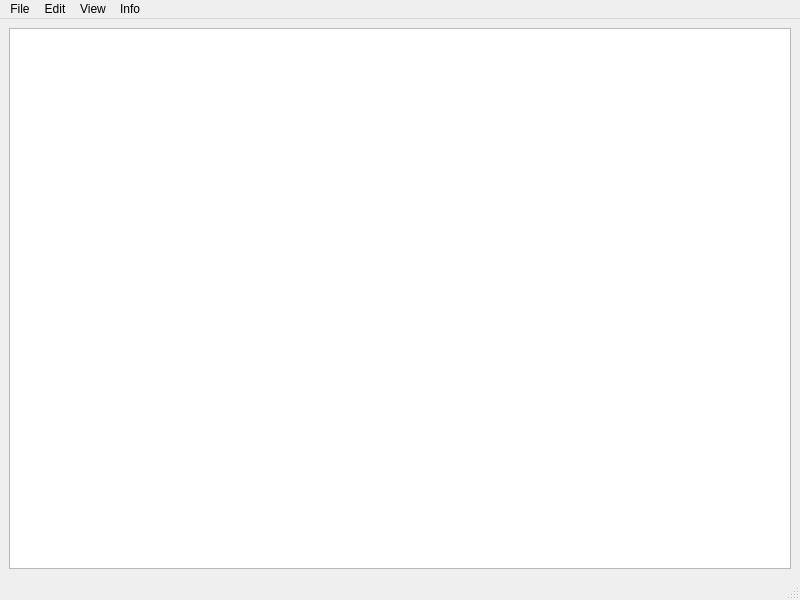
<?xml version="1.0" encoding="UTF-8"?>
<ui version="4.0">
 <class>TextEditor</class>
 <widget class="QMainWindow" name="TextEditor">
  <property name="geometry">
   <rect>
    <x>0</x>
    <y>0</y>
    <width>800</width>
    <height>600</height>
   </rect>
  </property>
  <property name="windowTitle">
   <string>TextEditor</string>
  </property>
  <widget class="QWidget" name="centralwidget">
   <layout class="QGridLayout" name="gridLayout">
    <item row="0" column="0">
     <widget class="QTextEdit" name="textEdit">
      <property name="layoutDirection">
       <enum>Qt::LeftToRight</enum>
      </property>
     </widget>
    </item>
   </layout>
  </widget>
  <widget class="QMenuBar" name="menubar">
   <property name="geometry">
    <rect>
     <x>0</x>
     <y>0</y>
     <width>800</width>
     <height>21</height>
    </rect>
   </property>
   <widget class="QMenu" name="menu">
    <property name="title">
     <string>File</string>
    </property>
    <addaction name="actionNew"/>
    <addaction name="separator"/>
    <addaction name="actionOpen"/>
    <addaction name="separator"/>
    <addaction name="actionSave"/>
    <addaction name="separator"/>
    <addaction name="actionSaveAs"/>
    <addaction name="separator"/>
    <addaction name="actionClose"/>
    <addaction name="separator"/>
    <addaction name="actionExit"/>
   </widget>
   <widget class="QMenu" name="menu_2">
    <property name="title">
     <string>View</string>
    </property>
    <addaction name="separator"/>
    <addaction name="actionSelectFont"/>
   </widget>
   <widget class="QMenu" name="menu_3">
    <property name="title">
     <string>Info</string>
    </property>
    <addaction name="actionAbout"/>
    <addaction name="separator"/>
    <addaction name="actionAboutQt"/>
   </widget>
   <widget class="QMenu" name="menu_4">
    <property name="title">
     <string>Edit</string>
    </property>
    <addaction name="separator"/>
    <addaction name="actionCut"/>
    <addaction name="separator"/>
    <addaction name="actionCopy"/>
    <addaction name="separator"/>
    <addaction name="actionPaste"/>
    <addaction name="separator"/>
    <addaction name="actionUndo"/>
    <addaction name="separator"/>
    <addaction name="actionRedo"/>
   </widget>
   <addaction name="menu"/>
   <addaction name="menu_4"/>
   <addaction name="menu_2"/>
   <addaction name="menu_3"/>
  </widget>
  <widget class="QStatusBar" name="statusbar"/>
  <action name="actionNew">
   <property name="icon">
    <iconset resource="texteditor.qrc">
     <normaloff>:/icons/D:/GitKraken/OOTPISP-2023/tasks/task_02/images/tables/new.png</normaloff>:/icons/D:/GitKraken/OOTPISP-2023/tasks/task_02/images/tables/new.png</iconset>
   </property>
   <property name="text">
    <string>Create</string>
   </property>
   <property name="toolTip">
    <string>Create a new document</string>
   </property>
   <property name="shortcut">
    <string>Ctrl+N</string>
   </property>
  </action>
  <action name="actionClose">
   <property name="text">
    <string>Close</string>
   </property>
   <property name="toolTip">
    <string>Close the current window</string>
   </property>
   <property name="shortcut">
    <string>Ctrl+W</string>
   </property>
  </action>
  <action name="actionExit">
   <property name="text">
    <string>Exit</string>
   </property>
   <property name="toolTip">
    <string>Close the application</string>
   </property>
  </action>
  <action name="actionSelectFont">
   <property name="text">
    <string>Select Font...	</string>
   </property>
   <property name="toolTip">
    <string>Select the display font</string>
   </property>
  </action>
  <action name="actionAbout">
   <property name="text">
    <string>About</string>
   </property>
  </action>
  <action name="actionAboutQt">
   <property name="text">
    <string>About Qt</string>
   </property>
  </action>
  <action name="actionCut">
   <property name="icon">
    <iconset resource="texteditor.qrc">
     <normaloff>:/icons/D:/GitKraken/OOTPISP-2023/tasks/task_02/images/tables/cut.png</normaloff>:/icons/D:/GitKraken/OOTPISP-2023/tasks/task_02/images/tables/cut.png</iconset>
   </property>
   <property name="text">
    <string>Cut</string>
   </property>
   <property name="toolTip">
    <string>Cut</string>
   </property>
   <property name="shortcut">
    <string>Ctrl+X</string>
   </property>
  </action>
  <action name="actionCopy">
   <property name="icon">
    <iconset resource="texteditor.qrc">
     <normaloff>:/icons/D:/GitKraken/OOTPISP-2023/tasks/task_02/images/tables/copy.png</normaloff>:/icons/D:/GitKraken/OOTPISP-2023/tasks/task_02/images/tables/copy.png</iconset>
   </property>
   <property name="text">
    <string>Copy</string>
   </property>
   <property name="toolTip">
    <string>Copy</string>
   </property>
   <property name="shortcut">
    <string>Ctrl+C</string>
   </property>
  </action>
  <action name="actionPaste">
   <property name="icon">
    <iconset resource="texteditor.qrc">
     <normaloff>:/icons/D:/GitKraken/OOTPISP-2023/tasks/task_02/images/tables/paste.png</normaloff>:/icons/D:/GitKraken/OOTPISP-2023/tasks/task_02/images/tables/paste.png</iconset>
   </property>
   <property name="text">
    <string>Paste</string>
   </property>
   <property name="toolTip">
    <string>Paste</string>
   </property>
   <property name="shortcut">
    <string>Ctrl+V</string>
   </property>
  </action>
  <action name="actionUndo">
   <property name="text">
    <string>Undo</string>
   </property>
   <property name="toolTip">
    <string>Undo the last action</string>
   </property>
   <property name="shortcut">
    <string>Ctrl+Z</string>
   </property>
  </action>
  <action name="actionRedo">
   <property name="text">
    <string>Redo</string>
   </property>
   <property name="toolTip">
    <string>Redo the last action</string>
   </property>
   <property name="shortcut">
    <string>Ctrl+Y</string>
   </property>
  </action>
  <action name="actionOpen">
   <property name="icon">
    <iconset resource="texteditor.qrc">
     <normaloff>:/icons/D:/GitKraken/OOTPISP-2023/tasks/task_02/images/tables/open.png</normaloff>:/icons/D:/GitKraken/OOTPISP-2023/tasks/task_02/images/tables/open.png</iconset>
   </property>
   <property name="text">
    <string>Open...</string>
   </property>
   <property name="toolTip">
    <string>Open a document</string>
   </property>
   <property name="shortcut">
    <string>Ctrl+O</string>
   </property>
  </action>
  <action name="actionSave">
   <property name="icon">
    <iconset resource="texteditor.qrc">
     <normaloff>:/icons/D:/GitKraken/OOTPISP-2023/tasks/task_02/images/tables/save.png</normaloff>:/icons/D:/GitKraken/OOTPISP-2023/tasks/task_02/images/tables/save.png</iconset>
   </property>
   <property name="text">
    <string>Save</string>
   </property>
   <property name="toolTip">
    <string>Save document</string>
   </property>
   <property name="shortcut">
    <string>Ctrl+S</string>
   </property>
  </action>
  <action name="actionSaveAs">
   <property name="icon">
    <iconset resource="texteditor.qrc">
     <normaloff>:/icons/D:/GitKraken/OOTPISP-2023/tasks/task_02/images/tables/save.png</normaloff>:/icons/D:/GitKraken/OOTPISP-2023/tasks/task_02/images/tables/save.png</iconset>
   </property>
   <property name="text">
    <string>Save As...</string>
   </property>
   <property name="toolTip">
    <string>Save document as</string>
   </property>
   <property name="shortcut">
    <string>Ctrl+Shift+S</string>
   </property>
  </action>
 </widget>
 <resources>
  <include location="texteditor.qrc"/>
 </resources>
 <connections/>
</ui>
